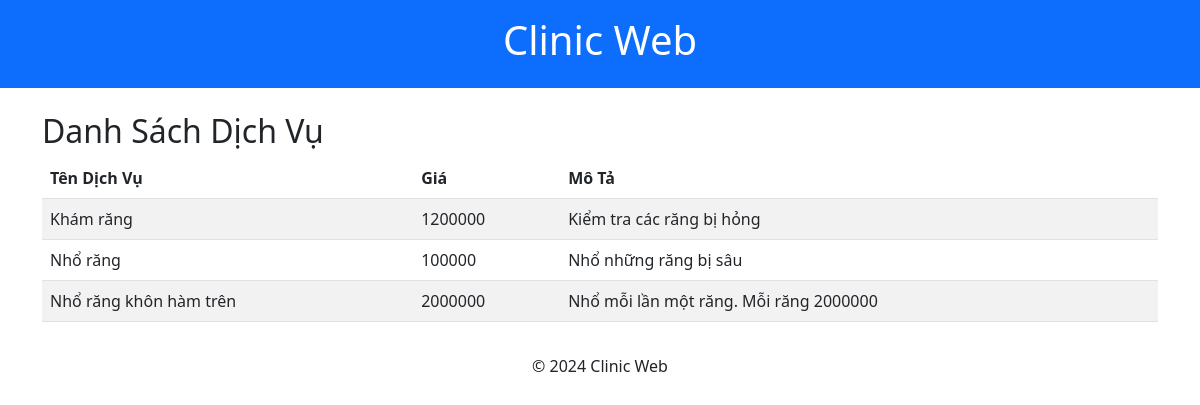
/dich-vu/ (signed in), run on the app's committed database.
### web_core/models.py (models this page shows, shortened)
class DichVu(models.Model):
    ten_dich_vu = models.CharField(max_length=100)
    gia = models.IntegerField()
    mo_ta = models.TextField(blank=True, null=True)

### web_core/views.py (the view)
# urls.py: path('dich-vu/', views.danh_sach_dich_vu, name='danh_sach_dich_vu'),
@login_required
def danh_sach_dich_vu(request):
    dich_vu_list = DichVu.objects.all()
    return render(request, 'web_core/danh_sach_dich_vu.html', {'dich_vu_list': dich_vu_list})

### web_core/templates/web_core/danh_sach_dich_vu.html (shortened to what this page needs)
{% extends 'web_core/base.html' %}
{% block content %}
<h2>Danh Sách Dịch Vụ</h2>
<table class="table table-striped">
    <thead>
        <tr>
            <th>Tên Dịch Vụ</th>
            <th>Giá</th>
            <th>Mô Tả</th>
        </tr>
    </thead>
    <tbody>
        {% for dv in dich_vu_list %}
        <tr>
            <td>{{ dv.ten_dich_vu }}</td>
            <td>{{ dv.gia }}</td>
            <td>{{ dv.mo_ta }}</td>
        </tr>
        {% endfor %}
    </tbody>
</table>
{% endblock %}

### data on the page
DichVu: ten_dich_vu "Khám răng", gia "1200000", mo_ta "Kiểm tra các răng bị hỏng"
DichVu: ten_dich_vu "Nhổ răng", gia "100000", mo_ta "Nhổ những răng bị sâu"
DichVu: ten_dich_vu "Nhổ răng khôn hàm trên", gia "2000000", mo_ta "Nhổ mỗi lần một răng. Mỗi răng 2000000"
